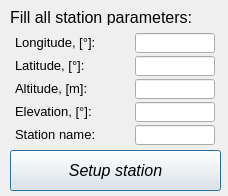
<?xml version="1.0" encoding="UTF-8"?>
<ui version="4.0">
 <class>Dialog</class>
 <widget class="QDialog" name="Dialog">
  <property name="geometry">
   <rect>
    <x>0</x>
    <y>0</y>
    <width>228</width>
    <height>196</height>
   </rect>
  </property>
  <property name="windowTitle">
   <string>Dialog</string>
  </property>
  <widget class="QPushButton" name="confirm_button">
   <property name="geometry">
    <rect>
     <x>10</x>
     <y>150</y>
     <width>211</width>
     <height>41</height>
    </rect>
   </property>
   <property name="font">
    <font>
     <family>.AppleSystemUIFont</family>
     <pointsize>12</pointsize>
     <italic>true</italic>
    </font>
   </property>
   <property name="text">
    <string>Setup station</string>
   </property>
  </widget>
  <widget class="QWidget" name="gridLayoutWidget">
   <property name="geometry">
    <rect>
     <x>10</x>
     <y>30</y>
     <width>211</width>
     <height>121</height>
    </rect>
   </property>
   <property name="font">
    <font>
     <pointsize>10</pointsize>
    </font>
   </property>
   <layout class="QGridLayout" name="gridLayout">
    <property name="spacing">
     <number>0</number>
    </property>
    <item row="4" column="0">
     <widget class="QLabel" name="station_name_text_label">
      <property name="sizePolicy">
       <sizepolicy hsizetype="Fixed" vsizetype="Fixed">
        <horstretch>0</horstretch>
        <verstretch>0</verstretch>
       </sizepolicy>
      </property>
      <property name="minimumSize">
       <size>
        <width>115</width>
        <height>15</height>
       </size>
      </property>
      <property name="maximumSize">
       <size>
        <width>115</width>
        <height>15</height>
       </size>
      </property>
      <property name="font">
       <font>
        <pointsize>10</pointsize>
       </font>
      </property>
      <property name="text">
       <string>Station name:</string>
      </property>
     </widget>
    </item>
    <item row="2" column="1">
     <widget class="QLineEdit" name="altitude_lineedit">
      <property name="sizePolicy">
       <sizepolicy hsizetype="Fixed" vsizetype="Fixed">
        <horstretch>0</horstretch>
        <verstretch>0</verstretch>
       </sizepolicy>
      </property>
      <property name="minimumSize">
       <size>
        <width>80</width>
        <height>20</height>
       </size>
      </property>
      <property name="maximumSize">
       <size>
        <width>80</width>
        <height>20</height>
       </size>
      </property>
      <property name="font">
       <font>
        <pointsize>10</pointsize>
       </font>
      </property>
     </widget>
    </item>
    <item row="3" column="0">
     <widget class="QLabel" name="elevation_text_label">
      <property name="sizePolicy">
       <sizepolicy hsizetype="Fixed" vsizetype="Fixed">
        <horstretch>0</horstretch>
        <verstretch>0</verstretch>
       </sizepolicy>
      </property>
      <property name="minimumSize">
       <size>
        <width>115</width>
        <height>15</height>
       </size>
      </property>
      <property name="maximumSize">
       <size>
        <width>115</width>
        <height>15</height>
       </size>
      </property>
      <property name="font">
       <font>
        <pointsize>10</pointsize>
       </font>
      </property>
      <property name="text">
       <string>Elevation, [°]:</string>
      </property>
     </widget>
    </item>
    <item row="3" column="1">
     <widget class="QLineEdit" name="elevation_lineedit">
      <property name="sizePolicy">
       <sizepolicy hsizetype="Fixed" vsizetype="Fixed">
        <horstretch>0</horstretch>
        <verstretch>0</verstretch>
       </sizepolicy>
      </property>
      <property name="minimumSize">
       <size>
        <width>80</width>
        <height>20</height>
       </size>
      </property>
      <property name="maximumSize">
       <size>
        <width>80</width>
        <height>20</height>
       </size>
      </property>
      <property name="font">
       <font>
        <pointsize>10</pointsize>
       </font>
      </property>
     </widget>
    </item>
    <item row="2" column="0">
     <widget class="QLabel" name="altitude_text_label">
      <property name="sizePolicy">
       <sizepolicy hsizetype="Fixed" vsizetype="Fixed">
        <horstretch>0</horstretch>
        <verstretch>0</verstretch>
       </sizepolicy>
      </property>
      <property name="minimumSize">
       <size>
        <width>115</width>
        <height>15</height>
       </size>
      </property>
      <property name="maximumSize">
       <size>
        <width>115</width>
        <height>15</height>
       </size>
      </property>
      <property name="font">
       <font>
        <pointsize>10</pointsize>
       </font>
      </property>
      <property name="text">
       <string>Altitude, [m]:</string>
      </property>
     </widget>
    </item>
    <item row="1" column="1">
     <widget class="QLineEdit" name="latitude_lineedit">
      <property name="sizePolicy">
       <sizepolicy hsizetype="Fixed" vsizetype="Fixed">
        <horstretch>0</horstretch>
        <verstretch>0</verstretch>
       </sizepolicy>
      </property>
      <property name="minimumSize">
       <size>
        <width>80</width>
        <height>20</height>
       </size>
      </property>
      <property name="maximumSize">
       <size>
        <width>80</width>
        <height>20</height>
       </size>
      </property>
      <property name="font">
       <font>
        <pointsize>10</pointsize>
       </font>
      </property>
     </widget>
    </item>
    <item row="0" column="1">
     <widget class="QLineEdit" name="longitude_lineedit">
      <property name="sizePolicy">
       <sizepolicy hsizetype="Fixed" vsizetype="Fixed">
        <horstretch>0</horstretch>
        <verstretch>0</verstretch>
       </sizepolicy>
      </property>
      <property name="minimumSize">
       <size>
        <width>80</width>
        <height>20</height>
       </size>
      </property>
      <property name="maximumSize">
       <size>
        <width>80</width>
        <height>20</height>
       </size>
      </property>
      <property name="font">
       <font>
        <pointsize>10</pointsize>
       </font>
      </property>
     </widget>
    </item>
    <item row="0" column="0">
     <widget class="QLabel" name="longitude_text_label">
      <property name="sizePolicy">
       <sizepolicy hsizetype="Fixed" vsizetype="Fixed">
        <horstretch>0</horstretch>
        <verstretch>0</verstretch>
       </sizepolicy>
      </property>
      <property name="minimumSize">
       <size>
        <width>115</width>
        <height>15</height>
       </size>
      </property>
      <property name="maximumSize">
       <size>
        <width>115</width>
        <height>15</height>
       </size>
      </property>
      <property name="font">
       <font>
        <pointsize>10</pointsize>
       </font>
      </property>
      <property name="text">
       <string>Longitude, [°]:</string>
      </property>
     </widget>
    </item>
    <item row="4" column="1">
     <widget class="QLineEdit" name="station_name_lineedit">
      <property name="sizePolicy">
       <sizepolicy hsizetype="Fixed" vsizetype="Fixed">
        <horstretch>0</horstretch>
        <verstretch>0</verstretch>
       </sizepolicy>
      </property>
      <property name="minimumSize">
       <size>
        <width>80</width>
        <height>20</height>
       </size>
      </property>
      <property name="maximumSize">
       <size>
        <width>80</width>
        <height>20</height>
       </size>
      </property>
      <property name="font">
       <font>
        <pointsize>10</pointsize>
       </font>
      </property>
     </widget>
    </item>
    <item row="1" column="0">
     <widget class="QLabel" name="latitude_text_label">
      <property name="sizePolicy">
       <sizepolicy hsizetype="Fixed" vsizetype="Fixed">
        <horstretch>0</horstretch>
        <verstretch>0</verstretch>
       </sizepolicy>
      </property>
      <property name="minimumSize">
       <size>
        <width>115</width>
        <height>15</height>
       </size>
      </property>
      <property name="maximumSize">
       <size>
        <width>115</width>
        <height>15</height>
       </size>
      </property>
      <property name="font">
       <font>
        <pointsize>10</pointsize>
       </font>
      </property>
      <property name="text">
       <string>Latitude, [°]:</string>
      </property>
     </widget>
    </item>
   </layout>
  </widget>
  <widget class="QLabel" name="ground_station_text_label">
   <property name="geometry">
    <rect>
     <x>10</x>
     <y>10</y>
     <width>200</width>
     <height>15</height>
    </rect>
   </property>
   <property name="sizePolicy">
    <sizepolicy hsizetype="Fixed" vsizetype="Fixed">
     <horstretch>0</horstretch>
     <verstretch>0</verstretch>
    </sizepolicy>
   </property>
   <property name="minimumSize">
    <size>
     <width>200</width>
     <height>15</height>
    </size>
   </property>
   <property name="maximumSize">
    <size>
     <width>200</width>
     <height>15</height>
    </size>
   </property>
   <property name="font">
    <font>
     <pointsize>12</pointsize>
     <weight>50</weight>
     <bold>false</bold>
     <kerning>false</kerning>
    </font>
   </property>
   <property name="text">
    <string>Fill all station parameters:</string>
   </property>
  </widget>
 </widget>
 <resources/>
 <connections/>
</ui>
